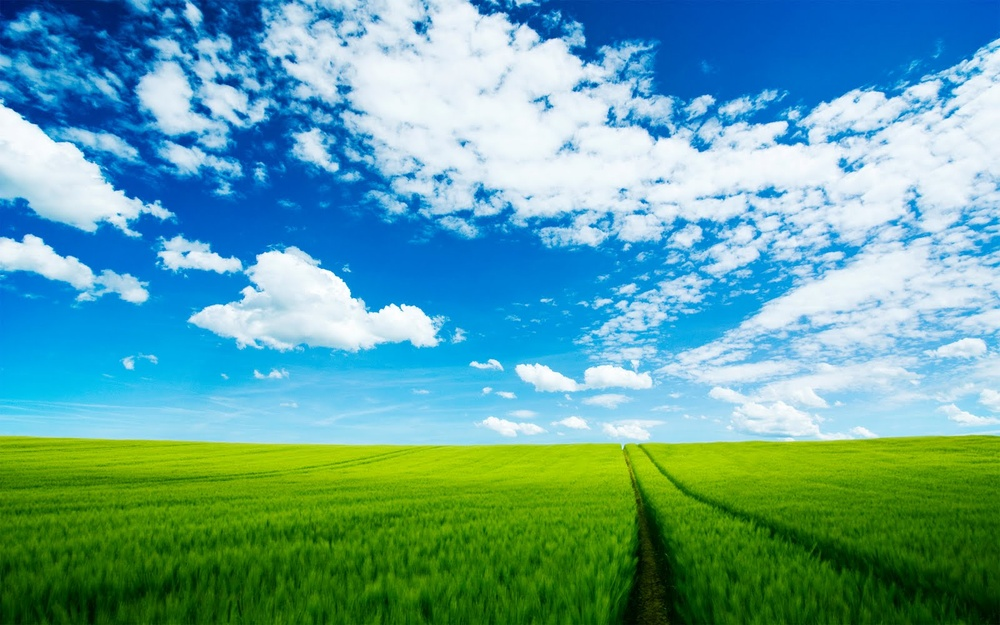
#> input picture src/data/field test/play/00field.jpg, 1000 x 625 px, shrunk from 1600 x 1000 before the run
$ python 'bw8 practice.py'
#> lines starting #> are read from the running program, lines starting #| are printed output that depends on the picture
import numpy as np
import matplotlib.pyplot as plt
import matplotlib.image as mpimg
from PIL import Image
import wave


def grayscale_image(image, title, r, g, b):
    # The luminosity of images depend more greatly on the green component more
    # than any other color, at least when it comes to human vision.
    # This is why this blend of components looks better than most
    # traditional true b/w images (i.e, 0.33, 0.33, 0.33)

    # TODO might just get rid of this whole thing in lieu of Image.convert('L')

    # r_component = 0.30
    # g_component = 0.59
    # b_component = 0.11
#> called with image = '../data/field test/play/00field.jpg', title = 'Red', r = 1, g = 0, b = 0
    r_component = r
    g_component = g
    b_component = b

    raw_image = Image.open(image).convert('RGB')
#> raw_image is the input picture: PIL image 1000x625 RGB; mean R, G, B 96.8, 162.6, 159.1
    image_array = np.array(raw_image)
    # [6 lines of commented-out code are left out]

    for i in range(len(image_array)):
        for j in range(len(image_array[0])):
            image_array[i][j][0] = r_component * image_array[i][j][0]
            image_array[i][j][1] = g_component * image_array[i][j][1]
            image_array[i][j][2] = b_component * image_array[i][j][2]
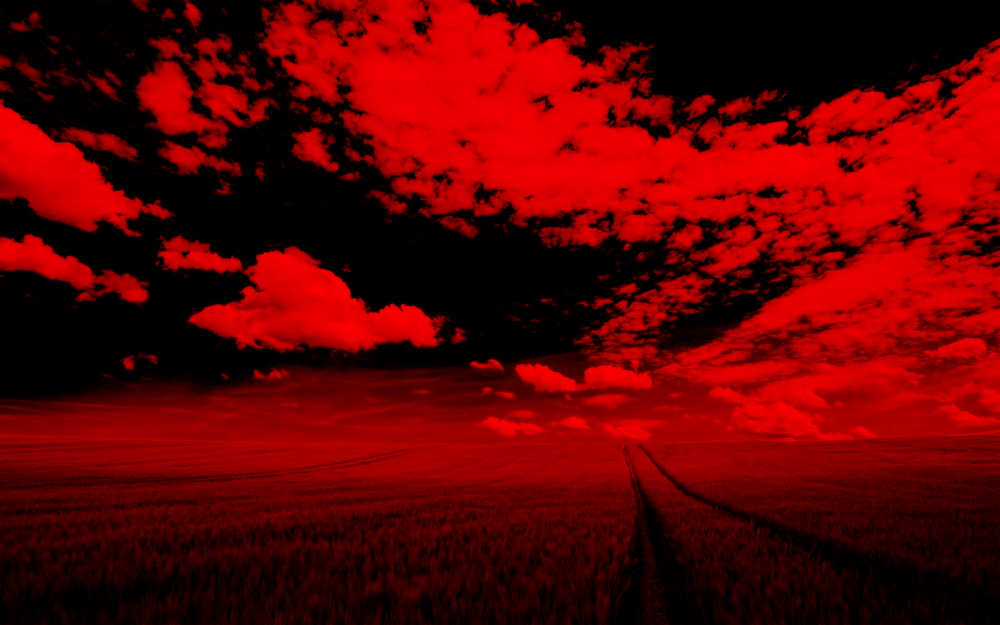
#> image_array: shape (625, 1000, 3); mean R, G, B 96.8, 0, 0
    #  TODO compress three-value pixel value into one value
    #       This would save a bit of memory but at the moment isn't worth the hassle
    grayscale = Image.fromarray(image_array)
    grayscale.convert('RGB')
    grayscale.save(image + title + '.jpg', quality=100, optimize=True, progressive=True)
    # [5 lines of commented-out code are left out]


path = '../data/field test/play/00field.jpg'
grayscale_image(path, 'Red', 1.00, 0.00, 0.00)
grayscale_image(path, 'Green', 0.00, 1.00, 0.00)
#> call 2 of grayscale_image, with image = '../data/field test/play/00field.jpg', title = 'Green', r = 0, g = 1, b = 0
#> after the loop in grayscale_image (call 2), `for i in range(len(image_array)):`:
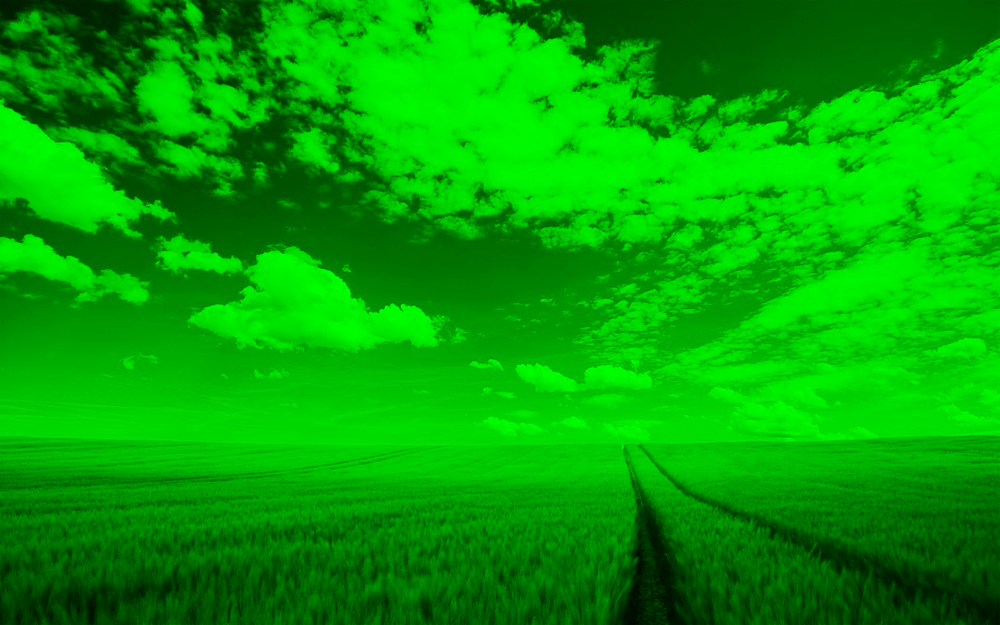
#> image_array: shape (625, 1000, 3); mean R, G, B 0, 162.6, 0
grayscale_image(path, 'Blue', 0.00, 0.00, 1.00)
#> call 3 of grayscale_image, with image = '../data/field test/play/00field.jpg', title = 'Blue', r = 0, g = 0, b = 1
#> after the loop in grayscale_image (call 3), `for i in range(len(image_array)):`:
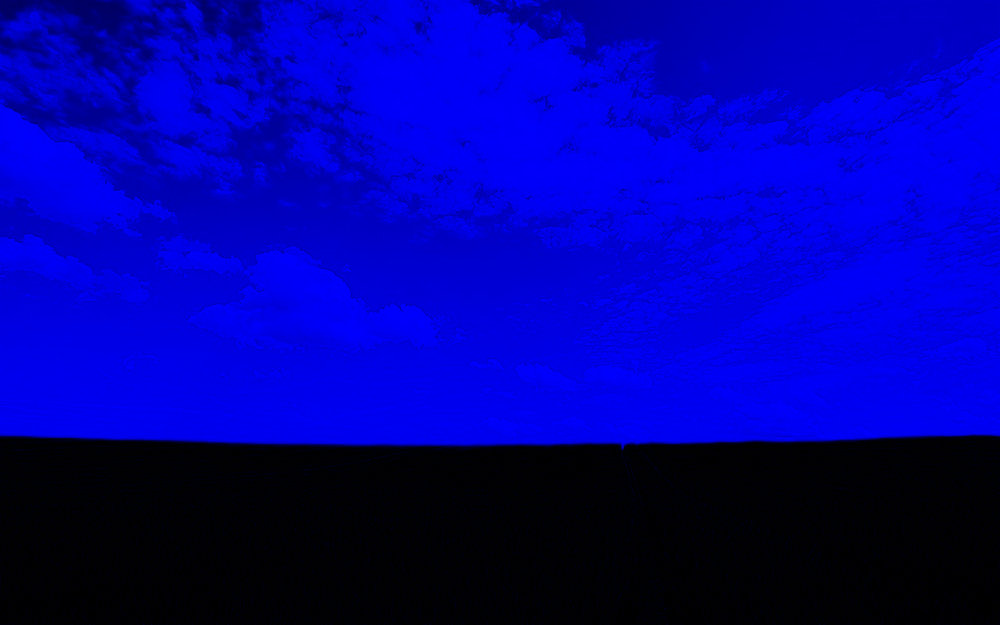
#> image_array: shape (625, 1000, 3); mean R, G, B 0, 0, 159.1
grayscale_image(path, 'Gray', 0.30, 0.59, 0.11)
#> call 4 of grayscale_image, with image = '../data/field test/play/00field.jpg', title = 'Gray', r = 0.3, g = 0.59, b = 0.11
#> after the loop in grayscale_image (call 4), `for i in range(len(image_array)):`:
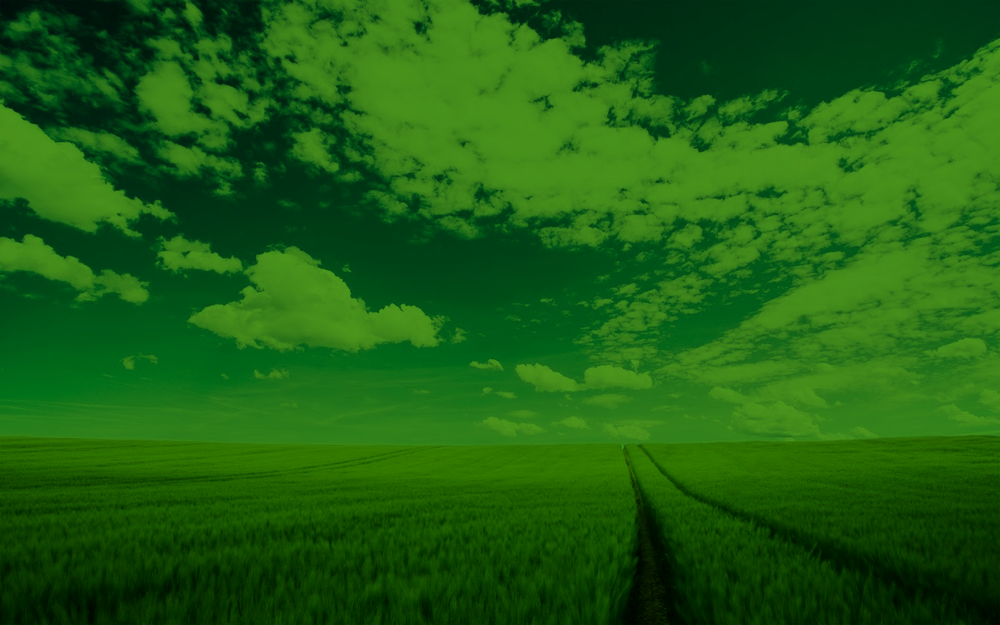
#> image_array: shape (625, 1000, 3); mean R, G, B 28.7, 95.5, 17.1
grayscale_image(path, 'TrueGray', 0.333, 0.333, 0.333)
#> after the loop in grayscale_image (call 5), `for i in range(len(image_array)):`:
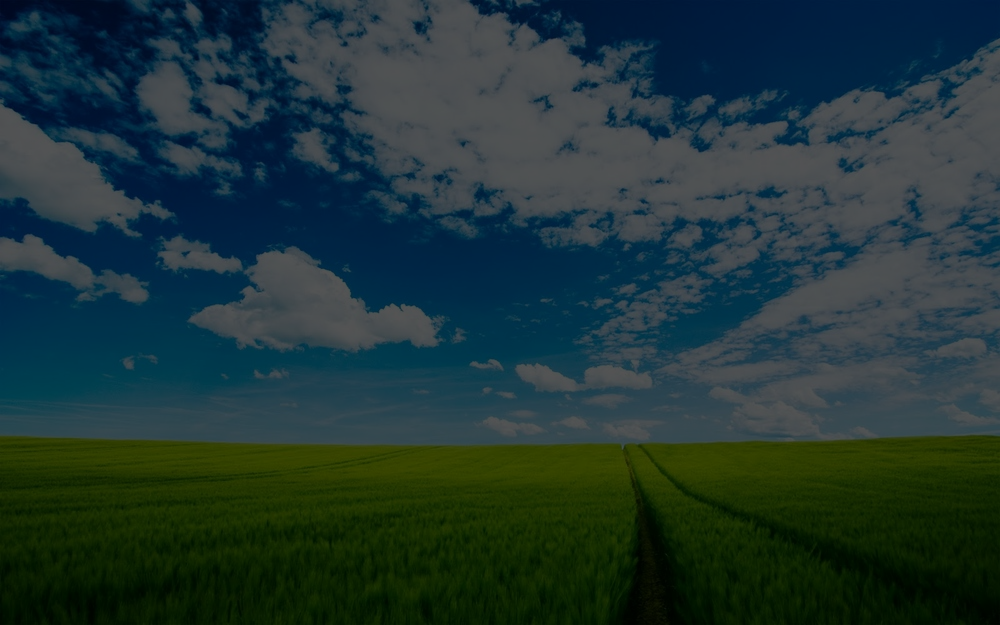
#> image_array: shape (625, 1000, 3); mean R, G, B 31.7, 53.5, 52.4
